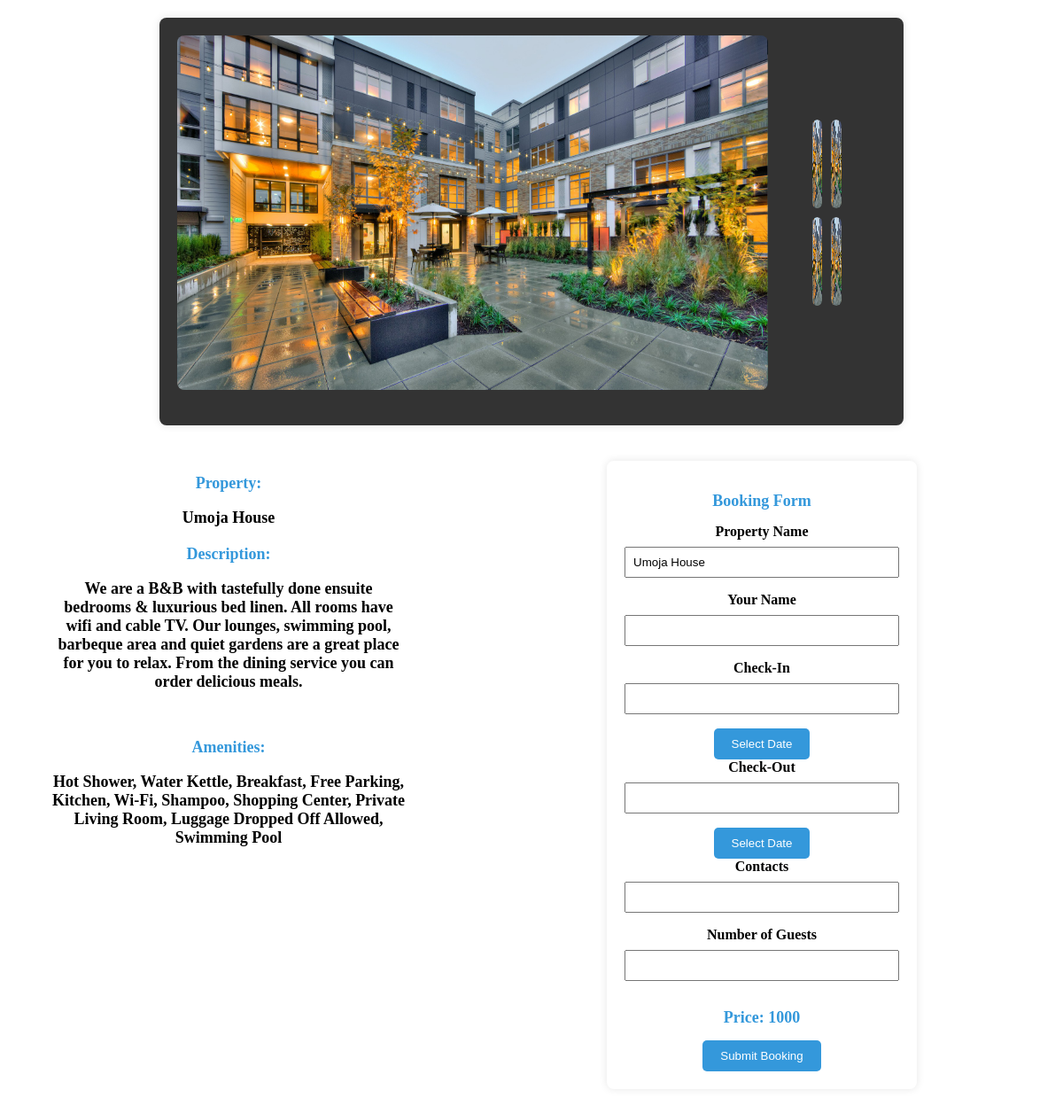
Page /booking/ (signed in) on the committed database.
### tables this page shows
CREATE TABLE properties (
                id INTEGER PRIMARY KEY AUTOINCREMENT,
                name TEXT NOT NULL,
                image BLOB NOT NULL,
                description TEXT NOT NULL,
                thumbnail BLOB NOT NULL,
                interiorimg1 BLOB NOT NULL,
                interiorimg2 BLOB NOT NULL,
                interiorimg3 BLOB NOT NULL,
                interiorimg4 BLOB NOT NULL,
                Price INTEGER NOT NULL,
                Amenities TEXT NOT NULL,
                admin_id INTEGER NOT NULL,
                property_type TEXT NOT NULL,
                FOREIGN KEY (admin_id) REFERENCES admins (id)
            );

### app.py (the view)
@app.route('/booking/', defaults={'property_id': None})
@app.route('/booking/<int:property_id>')
def booking(property_id):
    if 'user_id' not in session:
        return redirect(url_for('login', next=request.url))
    try:
        with sqlite3.connect('users.db') as connection:
            cursor = connection.cursor()
            if property_id is None:
                cursor.execute("SELECT id FROM properties ORDER BY RANDOM() LIMIT 1")
                property_id = cursor.fetchone()[0]
            cursor.execute("SELECT * FROM properties WHERE id=?", (property_id,))
            property_data = cursor.fetchone()
        if property_data:
            return render_template('booking_details.html', property_data=property_data)
        else:
            return render_template('error.html', error='Property not found')
    except Exception as e:
        print(f"Error fetching property information: {e}")
        return render_template('error.html', error=str(e))

### templates/booking_details.html (shortened to what this page needs)
<!DOCTYPE html>
<html lang="en">
<head>
   <link rel="stylesheet" href="https://cdnjs.cloudflare.com/ajax/libs/pikaday/1.8.2/css/pikaday.css" />
<link rel="stylesheet" href="https://cdn.jsdelivr.net/npm/sweetalert2@11/dist/sweetalert2.min.css">
</head>
<body>
    <div class="booking-details-container">
        <img src="/{{ property_data[2] }}" alt="{{ property_data[0] }}" class="property-image">
        <div class="additional-images-container">
            <div class="additional-image">
                <img src="/{{ property_data[5] }}" alt="{{ property_data[0] }}">
            </div>
            <div class="additional-image">
                <img src="/{{ property_data[6] }}" alt="{{ property_data[0] }}">
            </div>
            <div class="additional-image">
                <img src="/{{ property_data[7] }}" alt="{{ property_data[0] }}">
            </div>
            <div class="additional-image">
                <img src="/{{ property_data[8] }}" alt="{{ property_data[0] }}">
            </div>
        </div>
        </div>
        <div class="container">
        <div class="booking-details-container1">
            <h2>Property: <p>{{ property_data[1] }}</p></h2>
            <h2>Description: <p>{{ property_data[3] }}</p></h2><br>
            <h2>Amenities: <p>{{ property_data[10] }}</p></h2>
        </div>
        <div class="booking-details-container2">
            <h2>Booking Form</h2>
            <form action="/submit_booking" method="post">
                <label for="property_name">Property Name</label>
                <input type="text" id="property_name" name="property_name" value="{{ property_data[1] }}" readonly>
                <label for="guest_name">Your Name</label>
                <input type="text" id="guest_name" name="guest_name" required>
                <label for="check_in">Check-In</label>
                <input type="text" id="check_in" name="check_in" readonly>
                <button type="button" onclick="openCalendar('check_in')">Select Date</button>
                <label for="check_out">Check-Out</label>
                <input type="text" id="check_out" name="check_out" readonly>
                <button type="button" onclick="openCalendar('check_out')">Select Date</button>
                <label for="contacts">Contacts</label>
                <input type="text" id="contacts" name="contacts" required>
                <label for="guests">Number of Guests</label>
                <input type="number" id="guests" name="guests" required>
                <div id="price-section">
                    <h2>Price: <span id="calculated-price">{{ property_data[9] }}</span></h2>
                </div>
                <button type="button" onclick="showPopupForm()">Submit Booking</button>
                            </form>
        </div>
        </div>
</body>
</html>

### templates/booking_details.html (style rules this page uses)
.booking-details-container { max-width: 800px; margin: 20px auto; background-color: #333; padding: 20px; border-radius: 8px; box-shadow: 0 0 10px rgba(0, 0, 0, 0.1); text-align: center; display: flex; align-items: center; }
.booking-details-container1 { max-width: 400px; background-color: white; padding: 20px; border-radius: 8px; box-shadow: 0 0 10px rgba(0, 0, 0, 0.0); text-align: center; align-self: start; margin-left: 0; }
.booking-details-container2 { max-width: 400px; background-color: white; padding: 20px; border-radius: 8px; box-shadow: 0 0 10px rgba(0, 0, 0, 0.0); text-align: center; margin-left: auto; }
.property-image { width: 100%; height: 400px; border-radius: 8px; margin-bottom: 20px; display: block; margin-left: auto; margin-right: auto; }
.additional-images-container { display: grid; grid-template-rows: repeat(2, 1fr); grid-template-columns: repeat(2, 1fr); gap: 10px; margin-bottom: 20px; margin-left: 50px; margin-right: 50px; }
.additional-image { width: 100%; border-radius: 8px; overflow: hidden; }
.additional-image img { width: 100%; height: 100px; border-radius: 8px; display: flex; margin: 0 auto; }
h2 { color: #3498db; font-size: large; }
p { color: black; margin-bottom: 20px; }
.container { display: flex; }
.booking-details-container1, .booking-details-container2 { max-width: 400px; background-color: white; padding: 20px; border-radius: 8px; box-shadow: 0 0 10px rgba(0, 0, 0, 0.0); text-align: center; margin: 0 50px; }
.booking-details-container1 { align-self: start; margin-left: 30px; }
.booking-details-container2 { margin-left: auto; }
.booking-details-container2 { max-width: 400px; margin: 20px auto; background-color: #fff; padding: 20px; border-radius: 8px; box-shadow: 0 0 10px rgba(0, 0, 0, 0.1); }
label { display: block; margin-bottom: 8px; font-weight: bold; }
input { width: 100%; padding: 8px; margin-bottom: 16px; box-sizing: border-box; }
button { background-color: #3498db; color: #fff; padding: 10px 20px; border: none; border-radius: 5px; cursor: pointer; }

### rows in the picture
properties: image (picture), interiorimg1 (picture), interiorimg2 (picture), interiorimg3 (picture), interiorimg4 (picture), name "Umoja House", description "We are a B&B with tastefully done ensuite bedrooms & luxurious bed linen. All rooms have wifi and cable TV. Our lounges, swimming pool, barbeque area and quiet gardens are a great place for you to relax. From the dining service you can order delicious meals.", Amenities "Hot Shower, Water Kettle, Breakfast, Free Parking, Kitchen, Wi-Fi, Shampoo, Shopping Center, Private Living Room, Luggage Dropped Off Allowed, Swimming Pool", property_name "Umoja House", Price "1000"
